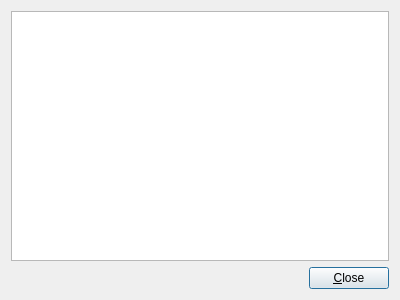
<?xml version="1.0" encoding="UTF-8"?>
<ui version="4.0">
 <class>ConsoleWindow</class>
 <widget class="QDialog" name="ConsoleWindow">
  <property name="geometry">
   <rect>
    <x>0</x>
    <y>0</y>
    <width>400</width>
    <height>300</height>
   </rect>
  </property>
  <layout class="QVBoxLayout" name="verticalLayout">
   <item>
    <widget class="QPlainTextEdit" name="minerText">
     <property name="readOnly">
      <bool>true</bool>
     </property>
    </widget>
   </item>
   <item>
    <layout class="QHBoxLayout" name="horizontalLayout">
     <item>
      <spacer name="horizontalSpacer">
       <property name="orientation">
        <enum>Qt::Horizontal</enum>
       </property>
       <property name="sizeHint" stdset="0">
        <size>
         <width>40</width>
         <height>20</height>
        </size>
       </property>
      </spacer>
     </item>
     <item>
      <widget class="QPushButton" name="closeButton">
       <property name="text">
        <string>&amp;Close</string>
       </property>
      </widget>
     </item>
    </layout>
   </item>
  </layout>
 </widget>
 <resources/>
 <connections>
  <connection>
   <sender>closeButton</sender>
   <signal>clicked()</signal>
   <receiver>ConsoleWindow</receiver>
   <slot>close()</slot>
   <hints>
    <hint type="sourcelabel">
     <x>352</x>
     <y>278</y>
    </hint>
    <hint type="destinationlabel">
     <x>199</x>
     <y>149</y>
    </hint>
   </hints>
  </connection>
 </connections>
</ui>
